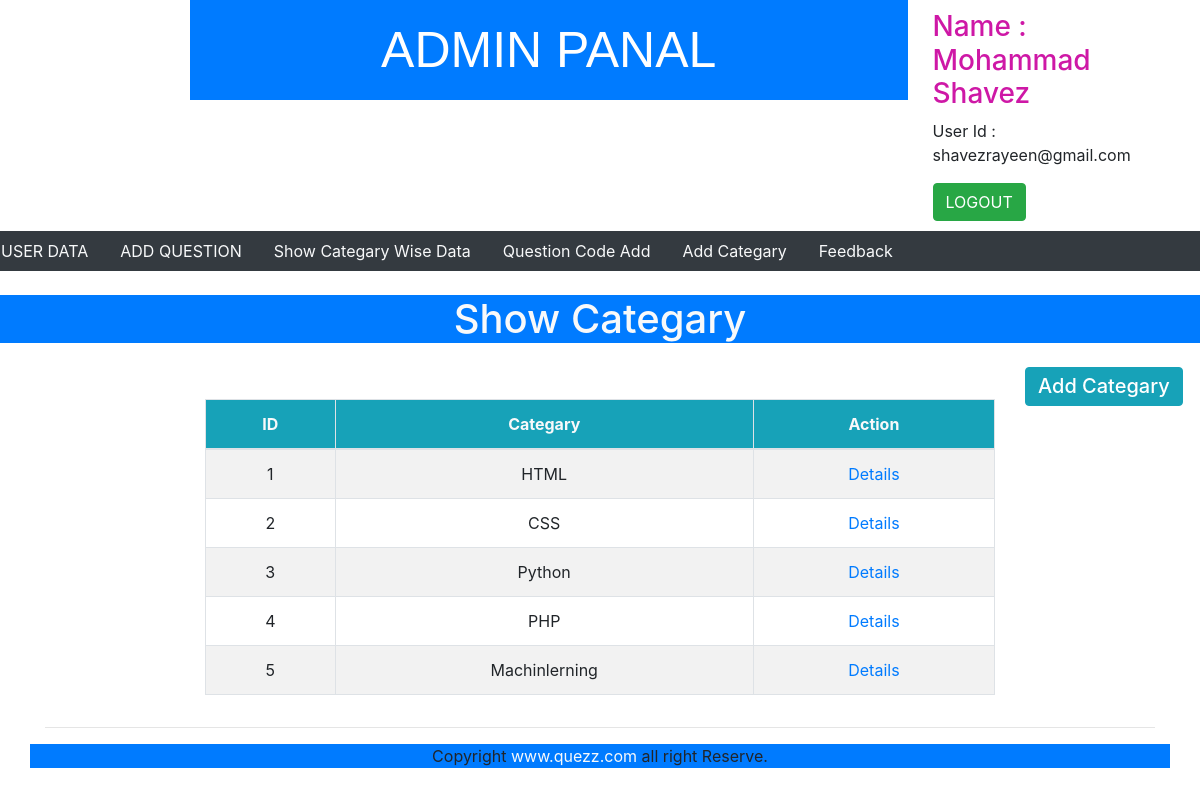
The app's page /admin/showcategary.php (signed in) with its own data.
### tables this page shows
CREATE TABLE `categary` (
  `cid` int(11) NOT NULL,
  `categary_name` varchar(30) NOT NULL
);

### admin/showcategary.php (the view)
<?php
     include "conn.php";
     $query = "SELECT * FROM categary";
     $result = mysqli_query($conn,$query) or die("Query failed.");
include_once "admin_header.php";
?>
<div class="row">
            <div class="col bg-primary text-light text-center h1 mt-4 ">
                            Show Categary
            </div>
        </div>
        <div class="row">
            <div class="col-md-2">
            </div>
            <div class="col-md-8">
                <table class="table table-bordered table-striped mt-5" >
                    <thead class="bg-info text-center text-light">
                        <th>ID</th>
                        <th>Categary</th>
                        <th>Action</th>
                    </thead>
                    <?php
                             if(mysqli_num_rows($result)>0){
                           while($row = mysqli_fetch_assoc($result)){
                     ?>
                    <tr>
                    <td class="text-center"><?php echo $row['cid']; ?></td>
                    <td class="text-center"><?php echo $row['categary_name']; ?></td>
                        <td class="text-center"><a href="categary_wise_data.php?categary=<?php echo $row['cid']; ?>">Details</a> </td>
                    </tr>
                    <?php
                        }
                        }
                      ?>
                </table>
             </div>
            <div class="col-md-2 mt-3 ">
                <button class="btn btn-info "> <a href="adcategary.php" class=" text-white h5 text-decoration-none">Add Categary</a></button>
            </div>
        </div>
</body>
</html>
<?php  include_once "admin_footer.php" ?>

### records on screen
categary: cid "1", categary_name "HTML"
categary: cid "2", categary_name "CSS"
categary: cid "3", categary_name "Python"
categary: cid "4", categary_name "PHP"
categary: cid "5", categary_name "Machinlerning"

### other values on screen
$_SESSION['Name'] "Mohammad Shavez"
$_SESSION['username'] "shavezrayeen@gmail.com"
